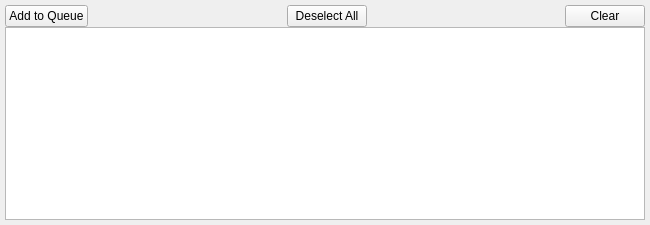
<?xml version="1.0" encoding="UTF-8"?>
<ui version="4.0">
 <class>Form</class>
 <widget class="QWidget" name="Form">
  <property name="geometry">
   <rect>
    <x>0</x>
    <y>0</y>
    <width>650</width>
    <height>225</height>
   </rect>
  </property>
  <property name="windowTitle">
   <string>Form</string>
  </property>
  <layout class="QVBoxLayout" name="verticalLayout_2">
   <property name="spacing">
    <number>0</number>
   </property>
   <property name="leftMargin">
    <number>5</number>
   </property>
   <property name="topMargin">
    <number>5</number>
   </property>
   <property name="rightMargin">
    <number>5</number>
   </property>
   <property name="bottomMargin">
    <number>5</number>
   </property>
   <item>
    <layout class="QHBoxLayout" name="horizontalLayout_2">
     <item>
      <widget class="QPushButton" name="addHistoryButton">
       <property name="toolTip">
        <string>Add selected plan to queue</string>
       </property>
       <property name="text">
        <string>Add to Queue</string>
       </property>
       <property name="icon">
        <iconset>
         <normaloff>icons/plus.png</normaloff>icons/plus.png</iconset>
       </property>
      </widget>
     </item>
     <item>
      <spacer name="horizontalSpacer_3">
       <property name="orientation">
        <enum>Qt::Horizontal</enum>
       </property>
       <property name="sizeHint" stdset="0">
        <size>
         <width>40</width>
         <height>20</height>
        </size>
       </property>
      </spacer>
     </item>
     <item>
      <widget class="QPushButton" name="deselectAllButton">
       <property name="toolTip">
        <string>Deselect all</string>
       </property>
       <property name="text">
        <string>Deselect All</string>
       </property>
       <property name="icon">
        <iconset>
         <normaloff>icons/deselect.png</normaloff>icons/deselect.png</iconset>
       </property>
      </widget>
     </item>
     <item>
      <spacer name="horizontalSpacer_4">
       <property name="orientation">
        <enum>Qt::Horizontal</enum>
       </property>
       <property name="sizeHint" stdset="0">
        <size>
         <width>40</width>
         <height>20</height>
        </size>
       </property>
      </spacer>
     </item>
     <item>
      <widget class="QPushButton" name="clearHistoryButton">
       <property name="toolTip">
        <string>Clear history</string>
       </property>
       <property name="text">
        <string>Clear</string>
       </property>
       <property name="icon">
        <iconset>
         <normaloff>icons/clear.png</normaloff>icons/clear.png</iconset>
       </property>
      </widget>
     </item>
    </layout>
   </item>
   <item>
    <widget class="QFrame" name="frame">
     <property name="frameShape">
      <enum>QFrame::NoFrame</enum>
     </property>
     <property name="frameShadow">
      <enum>QFrame::Raised</enum>
     </property>
     <layout class="QVBoxLayout" name="verticalLayout">
      <property name="leftMargin">
       <number>0</number>
      </property>
      <property name="topMargin">
       <number>0</number>
      </property>
      <property name="rightMargin">
       <number>0</number>
      </property>
      <property name="bottomMargin">
       <number>0</number>
      </property>
      <item>
       <widget class="QTableView" name="tableView_2"/>
      </item>
     </layout>
    </widget>
   </item>
  </layout>
 </widget>
 <resources/>
 <connections/>
</ui>
